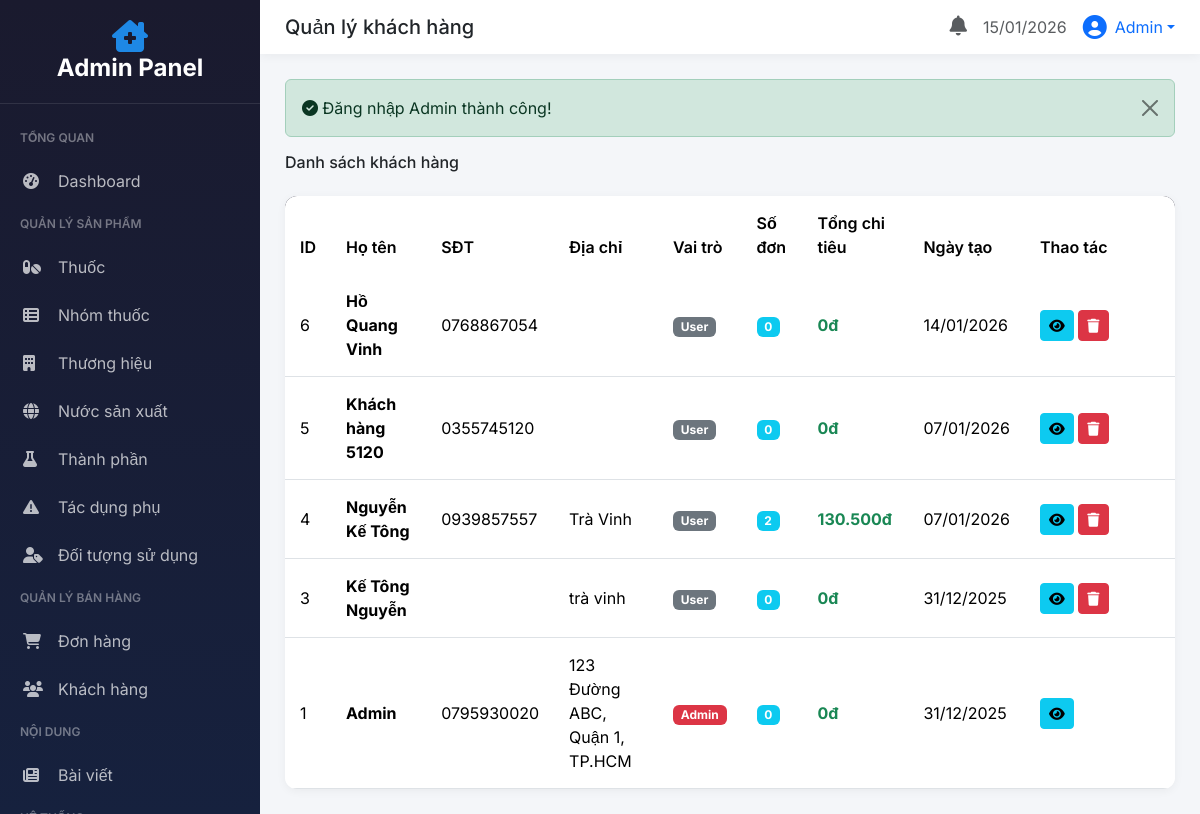
The app's page /php/admin/?controller=nguoi-dung (signed in) with its own data.
### tables this page shows
CREATE TABLE `nguoi_dung` (
  `MaNguoiDung` int(11) NOT NULL,
  `HoTen` varchar(100) DEFAULT NULL,
  `SoDienThoai` varchar(15) DEFAULT NULL,
  `Email` varchar(255) DEFAULT NULL,
  `MatKhau` varchar(255) DEFAULT NULL,
  `GoogleId` varchar(255) DEFAULT NULL,
  `Avatar` varchar(500) DEFAULT NULL,
  `LoaiDangNhap` enum('Phone','Google','Email') DEFAULT 'Phone',
  `DiaChi` varchar(500) DEFAULT NULL,
  `OTP` varchar(6) DEFAULT NULL,
  `OTP_Expire` datetime DEFAULT NULL,
  `NgayTao` datetime DEFAULT current_timestamp(),
  `VaiTro` enum('User','Admin') DEFAULT 'User'
);

### php/admin/controllers/NguoiDungController.php (called while the page is built, shortened)
<?php
class NguoiDungController extends AdminController
{
    public function index()
    {
        $sql = "SELECT nd.MaNguoiDung, nd.HoTen, nd.SoDienThoai, nd.Email, nd.DiaChi, nd.VaiTro, nd.NgayTao,
                   (SELECT COUNT(*) FROM don_hang WHERE MaNguoiDung = nd.MaNguoiDung) as SoDonHang,
                   (SELECT COALESCE(SUM(TongTien), 0) FROM don_hang WHERE MaNguoiDung = nd.MaNguoiDung AND TrangThai = 'Hoan thanh') as TongChiTieu
            FROM nguoi_dung nd ORDER BY nd.NgayTao DESC";
        $stmt = $this->db->query($sql);
        $danhSach = $stmt->fetchAll(PDO::FETCH_ASSOC);
        $this->view('nguoi-dung/index', [
            'title' => 'Quản lý khách hàng',
            'danhSach' => $danhSach
        ]);
    }
}

### php/config/database.php (called while the page is built)
<?php
class Database
{
    private static $instance = null;
    private $conn;
    private function __construct()
    {
        try {
            $this->conn = new PDO(
                "mysql:host=" . DB_HOST . ";dbname=" . DB_NAME . ";charset=utf8mb4",
                DB_USER,
                DB_PASS,
                [
                    PDO::ATTR_ERRMODE => PDO::ERRMODE_EXCEPTION,
                    PDO::ATTR_DEFAULT_FETCH_MODE => PDO::FETCH_ASSOC,
                    PDO::ATTR_EMULATE_PREPARES => false
                ]
            );
        } catch (PDOException $e) {
            die("Lỗi kết nối database: " . $e->getMessage());
        }
    }
    public static function getInstance()
    {
        if (self::$instance === null) {
            self::$instance = new self();
        }
        return self::$instance;
    }
    public function getConnection()
    {
        return $this->conn;
    }
}

### php/admin/views/nguoi-dung/index.php (the view)
<div class="d-flex justify-content-between align-items-center mb-4">
    <h6 class="mb-0">Danh sách khách hàng</h6>
</div>
<div class="admin-table">
    <table class="table table-hover">
        <thead>
            <tr>
                <th>ID</th>
                <th>Họ tên</th>
                <th>SĐT</th>
                <th>Địa chỉ</th>
                <th>Vai trò</th>
                <th>Số đơn</th>
                <th>Tổng chi tiêu</th>
                <th>Ngày tạo</th>
                <th width="150">Thao tác</th>
            </tr>
        </thead>
        <tbody>
            <?php if (!empty($danhSach)): ?>
                <?php foreach ($danhSach as $item): ?>
                    <tr>
                        <td><?= $item['MaNguoiDung'] ?></td>
                        <td><strong><?= htmlspecialchars($item['HoTen'] ?? 'N/A') ?></strong></td>
                        <td><?= htmlspecialchars($item['SoDienThoai'] ?? '') ?></td>
                        <td><?= htmlspecialchars($item['DiaChi'] ?? '') ?></td>
                        <td>
                            <?php if (($item['VaiTro'] ?? '') == 'Admin'): ?>
                                <span class="badge bg-danger">Admin</span>
                            <?php else: ?>
                                <span class="badge bg-secondary">User</span>
                            <?php endif; ?>
                        </td>
                        <td><span class="badge bg-info"><?= $item['SoDonHang'] ?? 0 ?></span></td>
                        <td class="text-success fw-bold"><?= number_format($item['TongChiTieu'] ?? 0, 0, ',', '.') ?>đ</td>
                        <td><?= $item['NgayTao'] ? date('d/m/Y', strtotime($item['NgayTao'])) : '' ?></td>
                        <td>
                            <a href="<?= BASE_URL ?>/admin/?controller=nguoi-dung&action=details&id=<?= $item['MaNguoiDung'] ?>" class="btn btn-sm btn-info">
                                <i class="fas fa-eye"></i>
                            </a>
                            <?php if (($item['VaiTro'] ?? '') != 'Admin'): ?>
                                <form action="<?= BASE_URL ?>/admin/?controller=nguoi-dung&action=delete&id=<?= $item['MaNguoiDung'] ?>" method="post" class="d-inline"
                                      onsubmit="return confirm('Bạn có chắc muốn xóa?')">
                                    <button type="submit" class="btn btn-sm btn-danger">
                                        <i class="fas fa-trash"></i>
                                    </button>
                                </form>
                            <?php endif; ?>
                        </td>
                    </tr>
                <?php endforeach; ?>
            <?php else: ?>
                <tr>
                    <td colspan="9" class="text-center text-muted py-4">Chưa có khách hàng nào</td>
                </tr>
            <?php endif; ?>
        </tbody>
    </table>
</div>

### php/admin/views/layouts/admin-layout.php (style rules this page uses)
:root { --sidebar-width: 260px; --primary: #1E88E5; --primary-dark: #1565C0; --dark: #1a1a2e; --dark-light: #16213e; }
body { font-family: 'Inter', sans-serif; background: #f4f6f9; }
.admin-table { background: #fff; border-radius: 12px; overflow: hidden; box-shadow: 0 2px 10px rgba(0,0,0,0.05); }
.admin-table .table { margin: 0; }
.admin-table thead { background: var(--dark); color: #fff; }
.admin-table th { font-weight: 600; padding: 15px; border: none; }
.admin-table td { padding: 15px; vertical-align: middle; }

### records on screen
nguoi_dung: MaNguoiDung "6", HoTen "Hồ Quang Vinh", SoDienThoai "0768867054", VaiTro "User", SoDonHang "0", TongChiTieu "0", NgayTao "14/01/2026"
nguoi_dung: MaNguoiDung "5", HoTen "Khách hàng 5120", SoDienThoai "0355745120", VaiTro "User", SoDonHang "0", TongChiTieu "0", NgayTao "07/01/2026"
nguoi_dung: MaNguoiDung "4", HoTen "Nguyễn Kế Tông", SoDienThoai "0939857557", DiaChi "Trà Vinh", VaiTro "User", SoDonHang "2", TongChiTieu "130.500", NgayTao "07/01/2026"
nguoi_dung: MaNguoiDung "3", HoTen "Kế Tông Nguyễn", DiaChi "trà vinh", VaiTro "User", SoDonHang "0", TongChiTieu "0", NgayTao "31/12/2025"
nguoi_dung: MaNguoiDung "1", HoTen "Admin", SoDienThoai "0795930020", DiaChi "123 Đường ABC, Quận 1, TP.HCM", VaiTro "Admin", SoDonHang "0", TongChiTieu "0", NgayTao "31/12/2025"

### other values on screen
$title "Quản lý khách hàng"
$adminName "Admin"
$_SESSION['flash']['success'] "Đăng nhập Admin thành công!"
